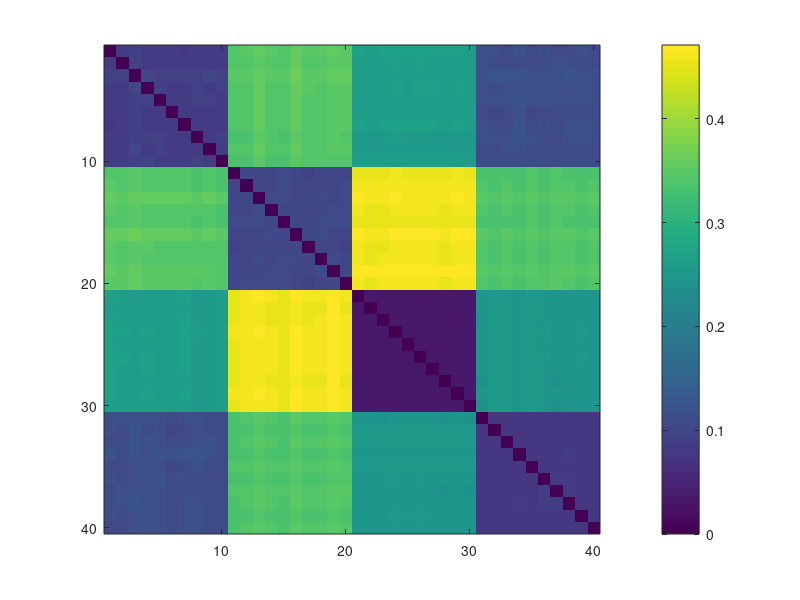

MATLAB code for this plot: (Note: this script raises an error after producing the figure.)
function proj08
% proj08
% proj08 is a driver that does the following:
%       (i)   graphs the distances of the randomized graphs to each other 
%             in a color plot
%       (ii)  reports the prediction accuracy of shape matching for open
%             curve data
%       (iii) graphs 20 curves from DataClassification.mat that are
%             representative of the curve clusters
%       (iv)  reports the prediction accuracy of shape matching for closed
%             curve dataΩΩ
% Inputs: None
% Outputs: None
% Quan Le, CAAM 210, Fall 2019, Project 08
% Last Modified: November 10, 2019

close all

% open curves
[M,len] = opencurves(10); % generates master matrix
grapher(M,len) % color graph
classifier(M) % classification accuracy

% closed curves
[DC] = load("DataClassification.mat");
trainD = DC.trainingdata;
testD = DC.testdata;
plotting_clusters(trainD) % plots 
closed_shapes(trainD,testD) % classification accuracy
end

function [M,len] = opencurves(iter)
% [M,len] = opencurves(iter)
% opencurves generates a master matrix of an iter amount of preprocessed 
% randomized curves
% Inputs: 
%           iter: the number of randomized curves desired
% Outputs: 
%           M: the matrix containing all randomized curves
%           len: the length of one curve

% initialize variables
x = [0:0.02:pi];
A = [cos(x)];
B = [sin(x)];
C = [x.^2];
D = [x]; 
len = length(x);

% create an iter-amount of randomized versions of initials
x1 = random_concat(x,iter);
A = random_concat(A,iter);
x2 = random_concat(x,iter);
B = random_concat(B,iter);
x3 = random_concat(x,iter);
C = random_concat(C,iter);
x4 = random_concat(x,iter);
D = random_concat(D,iter);

% master concatenation
M = [x1 x2 x3 x4; A B C D];

% preprocessing
for i = 1:40
    M(:, ((i-1)*len+1):(i*len) ) = preprocessing(M(:, ((i-1)*len+1):(i*len) ));
end
end

function grapher(M,len)
% grapher(M,len)
% graphs the color coded distances between randomizd curves
% Inputs: 
%           M, master matrix of all curves
%           len: length of one curve
% Outputs: none

% initialize distance matrix
P = [];

% find the distances from one curve to all the others
for j = 1:40
    for k =1:40
        C1 =  M(:, (j*len-len+1):(j*len) ); % grabs one curve from master matrix
        C2 =  M(:, (k*len-len+1):(k*len) ); % grabs another
        P(j,k) = distance(C1,C2);
    end
end

% plot color graph
imagesc(P)
colorbar
end

function [aconcat] = random_concat(a,iter)
% [aconcat] = random_concat(a,iter)
% creates an iter-amount of randomized versions of a
% Inputs: 
%           a: the vector to be randomized
%           iter: number of times to concatenate said vector
% Outputs:  
%           aconcat: concatenated verion of randomized a

% get length
len = length(a);

% randomize a
for i = 1:iter
    a_add = a; 
    for ii = 1:len
        a_add(ii) = a(ii) + randn()*0.05;
    end
    
    % make sure you dont add an extra one, concatenate a
    if i ~= 1
        aconcat = [aconcat a_add];
    else
        aconcat = [a_add];
    end
end
end

function [Cf] = preprocessing(Ci)
% [Cf] = preprocessing(Ci)
% preprocesses a 2xn matrix, centers it and makes it's frobenious norm = 1
% Inputs: 
%           Ci: the 2xn matrix to be preprocessed
% Outputs:  
%           Cf: the normalized and centered version of Ci

% get length
len = size(Ci,2);

% get center
x_center = mean(Ci(1,:));
y_center = mean(Ci(2,:));
C_center = [ones(1,len).*x_center;ones(1,len).*y_center];

% center and normalize
C_hat = Ci - C_center;
Cf = C_hat./norm(C_hat,'fro');
end

function [dist] = distance(C1,C2)
% [dist] = distance(C1,C2)
% finds the distance between two curves
% Inputs: 
%           C1: a curve represented by a 2xn matrix, [inputs; outputs]
%           C2: a curve of similar form
% Outputs:  
%           dist: the distance between the two curves

% following the algorithm provided in the assignment:
A = C1*C2';
[U, S, V] = svd(A);
deter = det(U*V');
if deter > 0
    O_prime = U*V';
else
    O_prime = U*[1 0; 0 -1 ]*V';
end
dist = norm(C1-O_prime*C2, 'fro');
end

function classifier(M)
% classifier(M)
% deterines the accuracy of the classifier
% Inputs: 
%           M: master matrix of all curves
% Outputs:  none

% create randomized data
[N,len] = opencurves(25);

% initialize count
count = 0;
for j = 1:100
    C1 =  N(:, (j*len-len+1):(j*len) ); % C1 from testing data
    P = [];
    for k =1:40
        C2 =  M(:, (k*len-len+1):(k*len) ); % C2 from training data
        P(k) = distance(C1,C2);
    end
    idx = find(P == min(P)); % closest match
    class = idx/10;
    up_bound = ceil(j/25);
    
    % determine if the closest match matches the original curve
    if (class <= up_bound) & (class > up_bound-1)
        count = count +1;
    end
end

disp("percent correct: " + string(count) + "%")
end

function plotting_clusters(trainD)
% plotting_clusters(trainD)
% plots a representative curve from each of 20 curve clusters in the
% training data
% Inputs: 
%           trainD: training data
% Outputs:  none

figure
for idx = 1:20
    x=trainD(1,:,idx*15); % takes x and y from ONE of the 15 curves in a cluster
    y=trainD(2,:,idx*15);
    subplot(4,5,idx)
    plot(x,y)
    axis square
end
end

function [dist] = distance2(C1,C2)
% [dist] = distance2(C1,C2)
% finds the distance between two curves, factoring in different staring
% points
% Inputs: 
%           C1: a curve represented by a 2xn matrix, [inputs; outputs]
%           C2: a curve of similar form
% Outputs:  
%           dist: the distance between the two curves

% initialize variables
n = size(C1,2);
dist = distance(C1,C2);

% find min dist w all starting points
for i = 1:(n-1)
    Cnew = [C1(:, i+1 : n), C1(:, 1 : i)];
    dist_new = distance(Cnew,C2);
    if dist_new < dist
        dist = dist_new;
    end
end
end

function closed_shapes(trainD,testD)
% closed_shapes(trainD,testD)
% classifies and determines accuracy of classifier 
% Inputs: 
%           trainD: training data
%           testD: testing data
% Outputs:  none

% preprocess all training data
for idx = 1:300
    trainD(:,:,idx) = preprocessing(trainD(:,:,idx));
end

% initialize count
count = 0;

% classify each curve in testing data
for ii = 1:100
    C1 = testD(:,:,ii); % test curve
    P = [];
    for k =1:300 % iterate ove training data
        C2 =  trainD(:,:,k);
        P(k) = distance2(C1,C2); % distance vactor
    end
    idx = find(P == min(P)); 
    
    % find cluster
    class = ii/5;
    up_bound = ceil(idx/15);
    if (class <= up_bound) & (class > up_bound-1)
        count = count +1; % increment classifier
    end
end

disp("percent correct: " + string(count) + "%")

end
